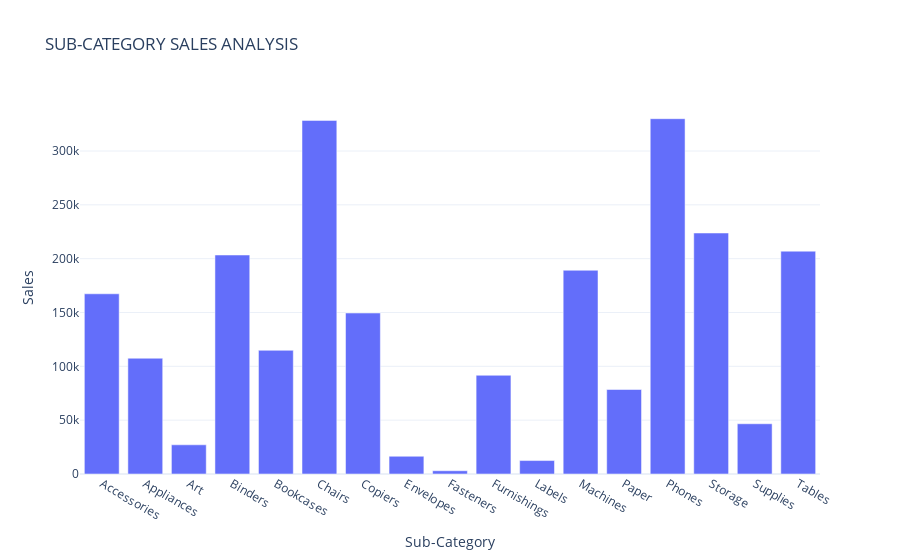

Here is the notebook cell this chart was saved with:
### Code cell
fig3 = px.bar(sales_by_Subcategory,
        x = 'Sub-Category',
        y = 'Sales',
        title = 'SUB-CATEGORY SALES ANALYSIS')
fig3.show()

### Figure 1 — Plotly figure (JSON) as saved in the notebook; plotly's stock layout.template omitted (floating-point values rounded to 4 significant figures)
{"data": [{"alignmentgroup": "True", "hovertemplate": "Sub-Category=%{x}<br>Sales=%{y}<extra></extra>", "legendgroup": "", "marker": {"color": "#636efa", "pattern": {"shape": ""}}, "name": "", "offsetgroup": "", "orientation": "v", "showlegend": false, "textposition": "auto", "type": "bar", "x": ["Accessories", "Appliances", "Art", "Binders", "Bookcases", "Chairs", "Copiers", "Envelopes", "Fasteners", "Furnishings", "Labels", "Machines", "Paper", "Phones", "Storage", "Supplies", "Tables"], "xaxis": "x", "y": [167400.0, 107500.0, 27120.0, 203400.0, 114900.0, 328400.0, 149500.0, 16480.0, 3024.0, 91710.0, 12490.0, 189200.0, 78480.0, 330000.0, 223800.0, 46670.0, 207000.0], "yaxis": "y"}], "layout": {"autosize": true, "barmode": "relative", "legend": {"tracegroupgap": 0}, "title": {"text": "SUB-CATEGORY SALES ANALYSIS"}, "xaxis": {"anchor": "y", "autorange": true, "domain": [0, 1], "range": [-0.5, 16.5], "title": {"text": "Sub-Category"}, "type": "category"}, "yaxis": {"anchor": "x", "autorange": true, "domain": [0, 1], "range": [0, 347400.0], "title": {"text": "Sales"}, "type": "linear"}}}
